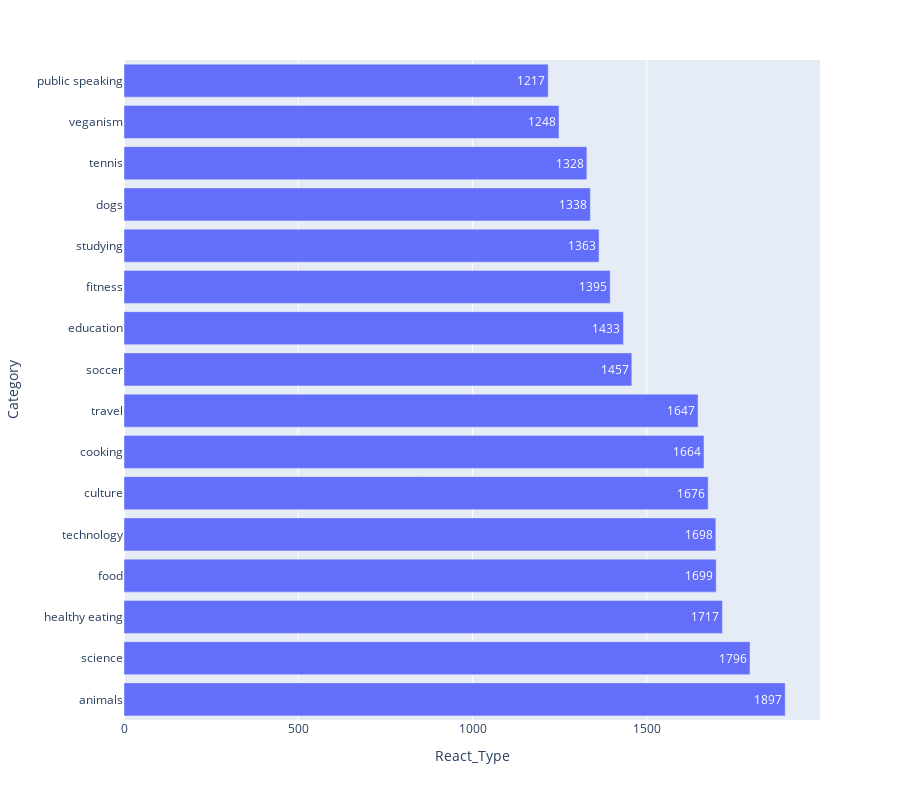

Write notebook code for a chart like this one.
### Code cell
px.bar(Ccount,y='Category',x='React_Type',orientation='h',text_auto='True',height=800)

### Figure 1 — Plotly figure (JSON) as saved in the notebook; plotly's stock layout.template omitted (floating-point values rounded to 4 significant figures)
{"data": [{"alignmentgroup": "True", "hovertemplate": "React_Type=%{x}<br>Category=%{y}<extra></extra>", "legendgroup": "", "marker": {"color": "#636efa", "pattern": {"shape": ""}}, "name": "", "offsetgroup": "", "orientation": "h", "showlegend": false, "textposition": "auto", "texttemplate": "%{x:True}", "type": "bar", "x": [1897, 1796, 1717, 1699, 1698, 1676, 1664, 1647, 1457, 1433, 1395, 1363, 1338, 1328, 1248, 1217], "xaxis": "x", "y": ["animals", "science", "healthy eating", "food", "technology", "culture", "cooking", "travel", "soccer", "education", "fitness", "studying", "dogs", "tennis", "veganism", "public speaking"], "yaxis": "y"}], "layout": {"barmode": "relative", "height": 800, "legend": {"tracegroupgap": 0}, "margin": {"t": 60}, "xaxis": {"anchor": "y", "domain": [0, 1], "title": {"text": "React_Type"}}, "yaxis": {"anchor": "x", "domain": [0, 1], "title": {"text": "Category"}}}}
